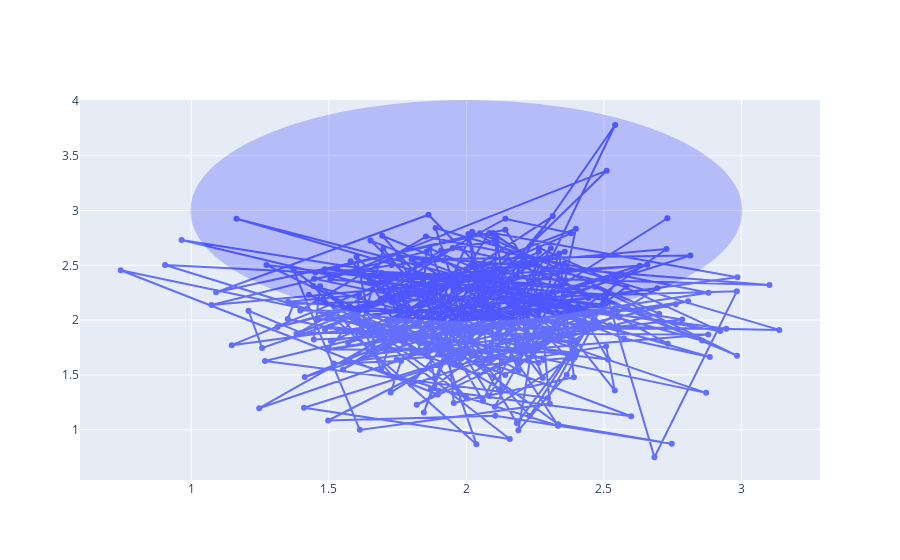

Notebook code cell kept with this figure:
### Code cell
import plotly.graph_objects as go

import numpy as np
np.random.seed(1)

# Generate data
x0 = np.random.normal(2, 0.45, 300)
y0 = np.random.normal(2, 0.45, 300)

# Create figure
fig = go.Figure()

# Add scatter traces
fig.add_trace(go.Scatter(
    x=x0,
    y=y0,
    mode="lines+markers"
))

shapes=[]
shapes.append(dict(
            type="circle",
            xref="x",
            yref="y",
            x0=1,
            y0=2,
            x1=3,
            y1=4,
            opacity=0.2,
            fillcolor="blue",
            line_color="blue",
        ))

# Add shapes
fig.update_layout(
    shapes=shapes
)

# Hide legend
fig.update_layout(showlegend=False)

fig.show()

### Figure 1 — Plotly figure (JSON) as saved in the notebook; plotly's stock layout.template omitted (floating-point values rounded to 4 significant figures; data arrays with more than 128 entries replaced by an {"elided": "..."} marker saying what was removed)
{"data": [{"mode": "lines+markers", "type": "scatter", "x": {"elided": "300 float values"}, "y": {"elided": "300 float values"}}], "layout": {"shapes": [{"fillcolor": "blue", "line": {"color": "blue"}, "opacity": 0.2, "type": "circle", "x0": 1, "x1": 3, "xref": "x", "y0": 2, "y1": 4, "yref": "y"}], "showlegend": false}}
